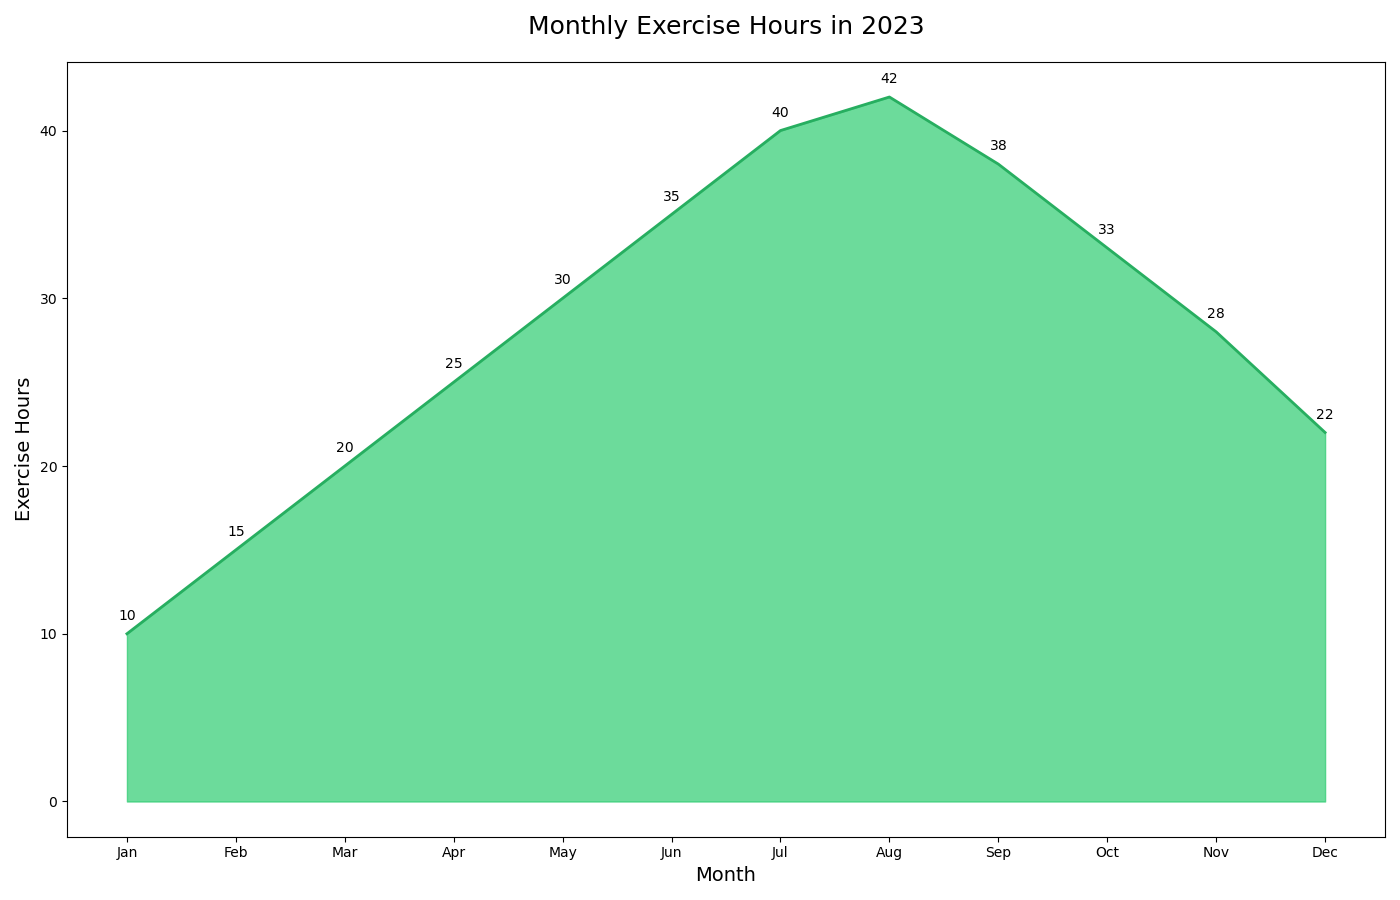

The script that drew this image:

import matplotlib.pyplot as plt
import pandas as pd

# Data
data = {
    "Month": ["Jan", "Feb", "Mar", "Apr", "May", "Jun", "Jul", "Aug", "Sep", "Oct", "Nov", "Dec"],
    "Exercise_Hours": [10, 15, 20, 25, 30, 35, 40, 42, 38, 33, 28, 22]
}

df = pd.DataFrame(data)

# Plot
plt.figure(figsize=(14, 9))
plt.fill_between(df["Month"], df["Exercise_Hours"], color="#2ecc71", alpha=0.7)
plt.plot(df["Month"], df["Exercise_Hours"], color="#27ae60", linewidth=2)

# Title and labels
plt.title("Monthly Exercise Hours in 2023", fontsize=18, pad=20)
plt.xlabel("Month", fontsize=14)
plt.ylabel("Exercise Hours", fontsize=14)

# Annotation
for i, txt in enumerate(df["Exercise_Hours"]):
    plt.annotate(txt, (df["Month"][i], df["Exercise_Hours"][i]), textcoords="offset points", xytext=(0,10), ha='center')

plt.tight_layout()
plt.savefig("monthly_exercise_hours_area_chart.png")
plt.show()
